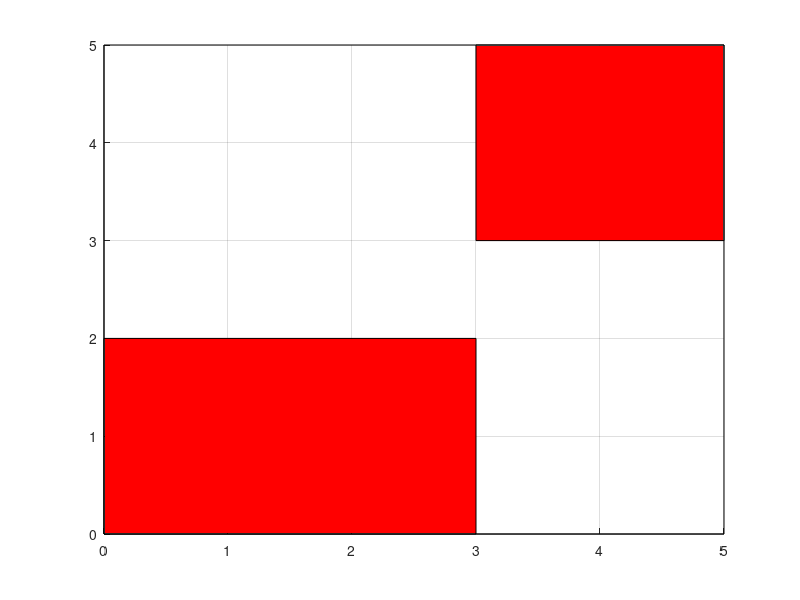

The MATLAB script that drew this image: (Note: this script raises an error after producing the figure.)
% 1
rectangle('Position', [0 0 5 5]);
grid on
rectangle('Position', [3 3 2 2], 'FaceColor', 'r')
rectangle('Position', [0 0 3 2], 'FaceColor', 'r')
circle(1, 4, 1)
circle(4, 1, 1);
circle(2, 2, 1);
circle(4, 3, 1);
circle(3, 4, 1);
circle(1, 3, 1);